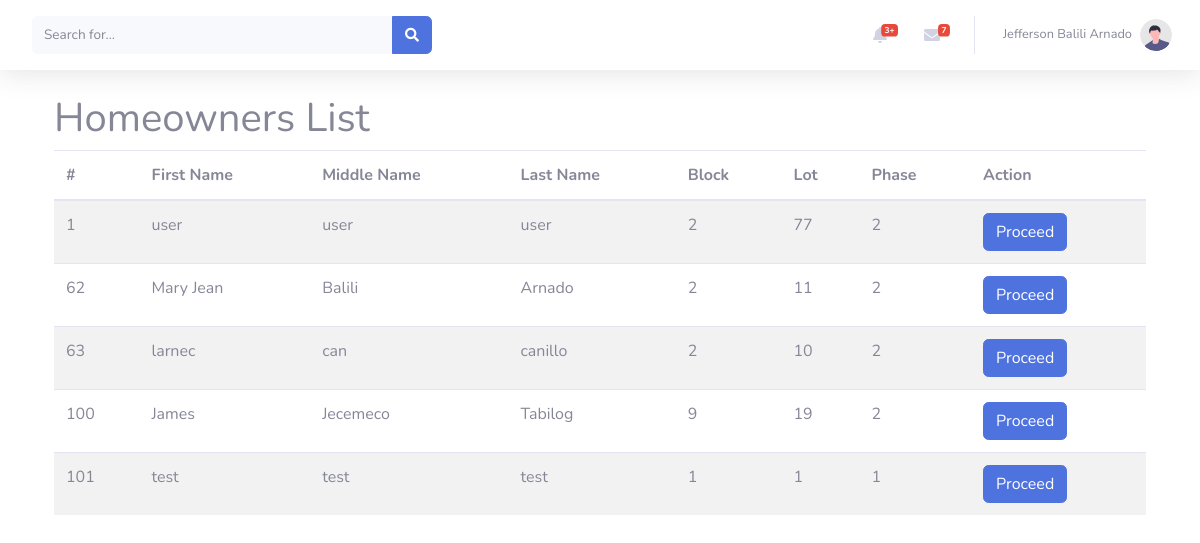
The page /homeownerslist.php (signed in) on the database its author committed.
### tables this page shows
CREATE TABLE `user` (
  `id` int(50) NOT NULL,
  `firstname` varchar(50) NOT NULL,
  `middlename` varchar(50) NOT NULL,
  `lastname` varchar(50) NOT NULL,
  `block` int(50) NOT NULL,
  `lot` int(50) NOT NULL,
  `phase` int(30) NOT NULL,
  `username` varchar(30) NOT NULL,
  `password` varchar(500) NOT NULL,
  `emailadd` varchar(50) NOT NULL,
  `phonenum` bigint(12) NOT NULL,
  `address` varchar(50) NOT NULL,
  `postalcode` int(50) NOT NULL,
  `usertype` varchar(50) NOT NULL,
  `photo` varchar(50) NOT NULL,
  `status` int(1) NOT NULL DEFAULT 0
);

### fetch_homeowners.php (the view, shortened to what this page needs)
<?php
$servername = "localhost";
$username = "root";
$password = "";
$dbname = "waternetic";
$conn = new mysqli($servername, $username, $password, $dbname);
$sql = "SELECT * FROM user WHERE usertype = 'User'";
$result = $conn->query($sql);
if ($result->num_rows > 0) {
    while($row = $result->fetch_assoc()) {
        echo "<tr>";
        echo "<td>" . $row["id"] . "</td>";
        echo "<td>" . $row["firstname"] . "</td>";
        echo "<td>" . $row["middlename"] . "</td>";
        echo "<td>" . $row["lastname"] . "</td>";
        echo "<td>" . $row["block"] . "</td>";
        echo "<td>" . $row["lot"] . "</td>";
        echo "<td>" . $row["phase"] . "</td>";
        echo "<td><a class='btn btn-primary' href='form_interface.php?user_id=" . $row["id"] . "'>Proceed</a></td>";
        echo "</tr>";
    }
} else {
    echo "<tr><td colspan='7'>No homeowners found.</td></tr>";
}
?>

### includes/nav-reader.php (shortened to what this page needs)
<nav class="navbar navbar-expand navbar-light bg-white topbar mb-4 static-top shadow">
<form
    class="d-none d-sm-inline-block form-inline mr-auto ml-md-3 my-2 my-md-0 mw-100 navbar-search">
    <div class="input-group">
        <input type="text" class="form-control bg-light border-0 small" placeholder="Search for..."
            aria-label="Search" aria-describedby="basic-addon2">
        <div class="input-group-append">
            <button class="btn btn-primary" type="button">
                <i class="fas fa-search fa-sm"></i>
            </button>
        </div>
    </div>
</form>
<ul class="navbar-nav ml-auto">
    <li class="nav-item dropdown no-arrow mx-1">
        <a class="nav-link dropdown-toggle" href="#" id="alertsDropdown" role="button"
            data-toggle="dropdown" aria-haspopup="true" aria-expanded="false">
            <i class="fas fa-bell fa-fw"></i>
            <span class="badge badge-danger badge-counter">3+</span>
        </a>
    </li>
    <li class="nav-item dropdown no-arrow mx-1">
        <a class="nav-link dropdown-toggle" href="#" id="messagesDropdown" role="button"
            data-toggle="dropdown" aria-haspopup="true" aria-expanded="false">
            <i class="fas fa-envelope fa-fw"></i>
            <span class="badge badge-danger badge-counter">7</span>
        </a>
    </li>
    <li class="nav-item dropdown no-arrow">
    <a class="nav-link dropdown-toggle" href="#" id="userDropdown" role="button"
            data-toggle="dropdown" aria-haspopup="true" aria-expanded="false">
            <span class="mr-2 d-none d-lg-inline text-gray-600 small"><?php echo $row['firstname'] . ' ' . $row['middlename'] . ' ' . $row['lastname']; ?></span>
            <img class="img-profile rounded-circle"
                src="img/undraw_profile.svg">
        </a>
    </li>
</ul>
</nav>

### rows shown on the page
user: firstname "Jefferson", middlename "Balili", lastname "Arnado"
user: id "1", firstname "user", middlename "user", lastname "user", block "2", lot "77", phase "2"
user: id "62", firstname "Mary Jean", middlename "Balili", lastname "Arnado", block "2", lot "11", phase "2"
user: id "63", firstname "larnec", middlename "can", lastname "canillo", block "2", lot "10", phase "2"
user: id "100", firstname "James", middlename "Jecemeco", lastname "Tabilog", block "9", lot "19", phase "2"
user: id "101", firstname "test", middlename "test", lastname "test", block "1", lot "1", phase "1"
